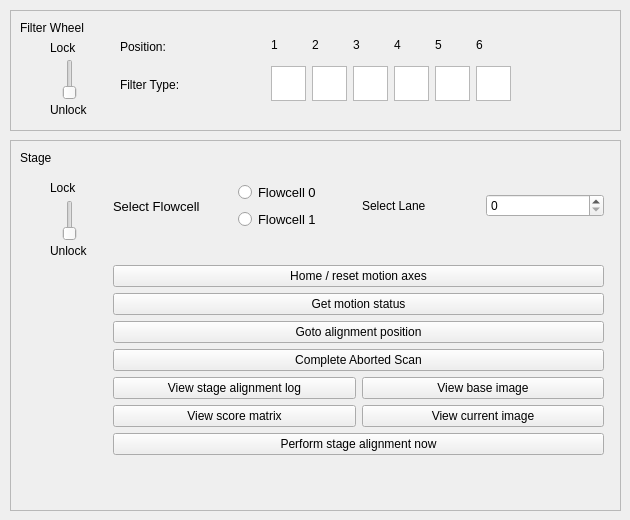
    <widget class="QWidget" name="maestroTab">
     <attribute name="title">
      <string>Maestro</string>
     </attribute>
     <widget class="QFrame" name="frame_34">
      <property name="geometry">
       <rect>
        <x>10</x>
        <y>140</y>
        <width>611</width>
        <height>371</height>
       </rect>
      </property>
      <property name="frameShape">
       <enum>QFrame::StyledPanel</enum>
      </property>
      <property name="frameShadow">
       <enum>QFrame::Raised</enum>
      </property>
      <widget class="QLabel" name="label_99">
       <property name="geometry">
        <rect>
         <x>40</x>
         <y>40</y>
         <width>41</width>
         <height>16</height>
        </rect>
       </property>
       <property name="text">
        <string>Lock</string>
       </property>
      </widget>
      <widget class="QLabel" name="label_100">
       <property name="geometry">
        <rect>
         <x>40</x>
         <y>100</y>
         <width>51</width>
         <height>21</height>
        </rect>
       </property>
       <property name="text">
        <string>Unlock</string>
       </property>
      </widget>
      <widget class="QSlider" name="stageSwitch">
       <property name="geometry">
        <rect>
         <x>50</x>
         <y>60</y>
         <width>20</width>
         <height>41</height>
        </rect>
       </property>
       <property name="maximum">
        <number>1</number>
       </property>
       <property name="orientation">
        <enum>Qt::Vertical</enum>
       </property>
      </widget>
      <widget class="QLabel" name="label_107">
       <property name="geometry">
        <rect>
         <x>10</x>
         <y>10</y>
         <width>41</width>
         <height>16</height>
        </rect>
       </property>
       <property name="text">
        <string>Stage</string>
       </property>
      </widget>
      <widget class="QWidget" name="layoutWidget">
       <property name="geometry">
        <rect>
         <x>103</x>
         <y>13</y>
         <width>491</width>
         <height>331</height>
        </rect>
       </property>
       <layout class="QVBoxLayout" name="verticalLayout_2">
        <item>
         <layout class="QHBoxLayout" name="horizontalLayout">
          <item>
           <layout class="QHBoxLayout" name="horizontalLayout_17">
            <item>
             <widget class="QLabel" name="SelectFlowcelllabel_6">
              <property name="font">
               <font>
                <pointsize>10</pointsize>
               </font>
              </property>
              <property name="text">
               <string>Select Flowcell</string>
              </property>
             </widget>
            </item>
            <item>
             <layout class="QVBoxLayout" name="verticalLayout_21">
              <item>
               <widget class="QRadioButton" name="maestroFC0">
                <property name="font">
                 <font>
                  <pointsize>10</pointsize>
                 </font>
                </property>
                <property name="text">
                 <string>Flowcell 0</string>
                </property>
               </widget>
              </item>
              <item>
               <widget class="QRadioButton" name="maestroFC1">
                <property name="font">
                 <font>
                  <pointsize>10</pointsize>
                 </font>
                </property>
                <property name="text">
                 <string>Flowcell 1</string>
                </property>
               </widget>
              </item>
             </layout>
            </item>
           </layout>
          </item>
          <item>
           <layout class="QHBoxLayout" name="horizontalLayout_6">
            <item>
             <widget class="QLabel" name="Selectlanelabel_3">
              <property name="text">
               <string>Select Lane</string>
              </property>
             </widget>
            </item>
            <item>
             <widget class="QSpinBox" name="laneSB">
              <property name="maximum">
               <number>7</number>
              </property>
             </widget>
            </item>
           </layout>
          </item>
         </layout>
        </item>
        <item>
         <layout class="QVBoxLayout" name="verticalLayout">
          <item>
           <widget class="QPushButton" name="homePB">
            <property name="text">
             <string>Home / reset motion axes</string>
            </property>
           </widget>
          </item>
          <item>
           <widget class="QPushButton" name="statusPB">
            <property name="text">
             <string>Get motion status</string>
            </property>
           </widget>
          </item>
          <item>
           <widget class="QPushButton" name="gotoPosPB">
            <property name="text">
             <string>Goto alignment position</string>
            </property>
           </widget>
          </item>
          <item>
           <widget class="QPushButton" name="completeAScanPB">
            <property name="text">
             <string>Complete Aborted Scan</string>
            </property>
           </widget>
          </item>
          <item>
           <layout class="QGridLayout" name="gridLayout">
            <item row="0" column="0">
             <widget class="QPushButton" name="viewLogPB">
              <property name="text">
               <string>View stage alignment log</string>
              </property>
             </widget>
            </item>
            <item row="0" column="1">
             <widget class="QPushButton" name="viewBasePB">
              <property name="text">
               <string>View base image</string>
              </property>
             </widget>
            </item>
            <item row="1" column="0">
             <widget class="QPushButton" name="viewScorePB">
              <property name="text">
               <string>View score matrix</string>
              </property>
             </widget>
            </item>
            <item row="1" column="1">
             <widget class="QPushButton" name="viewImgPB">
              <property name="text">
               <string>View current image</string>
              </property>
             </widget>
            </item>
           </layout>
          </item>
          <item>
           <widget class="QPushButton" name="stageAlignPB">
            <property name="text">
             <string>Perform stage alignment now</string>
            </property>
           </widget>
          </item>
         </layout>
        </item>
       </layout>
      </widget>
     </widget>
     <widget class="QFrame" name="frame_11">
      <property name="geometry">
       <rect>
        <x>10</x>
        <y>10</y>
        <width>611</width>
        <height>121</height>
       </rect>
      </property>
      <property name="frameShape">
       <enum>QFrame::StyledPanel</enum>
      </property>
      <property name="frameShadow">
       <enum>QFrame::Raised</enum>
      </property>
      <widget class="QLabel" name="label_97">
       <property name="geometry">
        <rect>
         <x>10</x>
         <y>10</y>
         <width>81</width>
         <height>16</height>
        </rect>
       </property>
       <property name="text">
        <string>Filter Wheel</string>
       </property>
      </widget>
      <widget class="QLabel" name="label_105">
       <property name="geometry">
        <rect>
         <x>40</x>
         <y>89</y>
         <width>67</width>
         <height>21</height>
        </rect>
       </property>
       <property name="text">
        <string>Unlock</string>
       </property>
      </widget>
      <widget class="QSlider" name="filterSwitch">
       <property name="geometry">
        <rect>
         <x>50</x>
         <y>49</y>
         <width>20</width>
         <height>41</height>
        </rect>
       </property>
       <property name="maximum">
        <number>1</number>
       </property>
       <property name="orientation">
        <enum>Qt::Vertical</enum>
       </property>
      </widget>
      <widget class="QLabel" name="label_104">
       <property name="geometry">
        <rect>
         <x>40</x>
         <y>30</y>
         <width>41</width>
         <height>16</height>
        </rect>
       </property>
       <property name="text">
        <string>Lock</string>
       </property>
      </widget>
      <widget class="QWidget" name="layoutWidget_20">
       <property name="geometry">
        <rect>
         <x>110</x>
         <y>20</y>
         <width>391</width>
         <height>71</height>
        </rect>
       </property>
       <layout class="QHBoxLayout" name="horizontalLayout_5">
        <item>
         <layout class="QVBoxLayout" name="verticalLayout_38">
          <item>
           <widget class="QLabel" name="label_89">
            <property name="text">
             <string>Position:</string>
            </property>
           </widget>
          </item>
          <item>
           <widget class="QLabel" name="label_90">
            <property name="text">
             <string>Filter Type:</string>
            </property>
           </widget>
          </item>
         </layout>
        </item>
        <item>
         <layout class="QGridLayout" name="gridLayout_39">
          <item row="0" column="0">
           <widget class="QLabel" name="label_91">
            <property name="text">
             <string>1</string>
            </property>
           </widget>
          </item>
          <item row="0" column="1">
           <widget class="QLabel" name="label_92">
            <property name="text">
             <string>2</string>
            </property>
           </widget>
          </item>
          <item row="0" column="2">
           <widget class="QLabel" name="label_93">
            <property name="text">
             <string>3</string>
            </property>
           </widget>
          </item>
          <item row="0" column="3">
           <widget class="QLabel" name="label_94">
            <property name="text">
             <string>4</string>
            </property>
           </widget>
          </item>
          <item row="0" column="4">
           <widget class="QLabel" name="label_95">
            <property name="text">
             <string>5</string>
            </property>
           </widget>
          </item>
          <item row="0" column="5">
           <widget class="QLabel" name="label_96">
            <property name="text">
             <string>6</string>
            </property>
           </widget>
          </item>
          <item row="1" column="0">
           <widget class="QGraphicsView" name="fwGV1">
            <property name="sizePolicy">
             <sizepolicy hsizetype="Fixed" vsizetype="Fixed">
              <horstretch>0</horstretch>
              <verstretch>0</verstretch>
             </sizepolicy>
            </property>
            <property name="minimumSize">
             <size>
              <width>5</width>
              <height>5</height>
             </size>
            </property>
            <property name="maximumSize">
             <size>
              <width>35</width>
              <height>35</height>
             </size>
            </property>
           </widget>
          </item>
          <item row="1" column="1">
           <widget class="QGraphicsView" name="fwGV2">
            <property name="sizePolicy">
             <sizepolicy hsizetype="Fixed" vsizetype="Fixed">
              <horstretch>0</horstretch>
              <verstretch>0</verstretch>
             </sizepolicy>
            </property>
            <property name="maximumSize">
             <size>
              <width>35</width>
              <height>35</height>
             </size>
            </property>
            <property name="sizeIncrement">
             <size>
              <width>0</width>
              <height>0</height>
             </size>
            </property>
           </widget>
          </item>
          <item row="1" column="2">
           <widget class="QGraphicsView" name="fwGV3">
            <property name="sizePolicy">
             <sizepolicy hsizetype="Fixed" vsizetype="Fixed">
              <horstretch>0</horstretch>
              <verstretch>0</verstretch>
             </sizepolicy>
            </property>
            <property name="maximumSize">
             <size>
              <width>35</width>
              <height>35</height>
             </size>
            </property>
           </widget>
          </item>
          <item row="1" column="3">
           <widget class="QGraphicsView" name="fwGV4">
            <property name="sizePolicy">
             <sizepolicy hsizetype="Fixed" vsizetype="Fixed">
              <horstretch>0</horstretch>
              <verstretch>0</verstretch>
             </sizepolicy>
            </property>
            <property name="maximumSize">
             <size>
              <width>35</width>
              <height>35</height>
             </size>
            </property>
           </widget>
          </item>
          <item row="1" column="4">
           <widget class="QGraphicsView" name="fwGV5">
            <property name="sizePolicy">
             <sizepolicy hsizetype="Fixed" vsizetype="Fixed">
              <horstretch>0</horstretch>
              <verstretch>0</verstretch>
             </sizepolicy>
            </property>
            <property name="maximumSize">
             <size>
              <width>35</width>
              <height>35</height>
             </size>
            </property>
           </widget>
          </item>
          <item row="1" column="5">
           <widget class="QGraphicsView" name="fwGV6">
            <property name="sizePolicy">
             <sizepolicy hsizetype="Expanding" vsizetype="Fixed">
              <horstretch>0</horstretch>
              <verstretch>0</verstretch>
             </sizepolicy>
            </property>
            <property name="maximumSize">
             <size>
              <width>35</width>
              <height>35</height>
             </size>
            </property>
           </widget>
          </item>
         </layout>
        </item>
       </layout>
      </widget>
     </widget>
    </widget>
